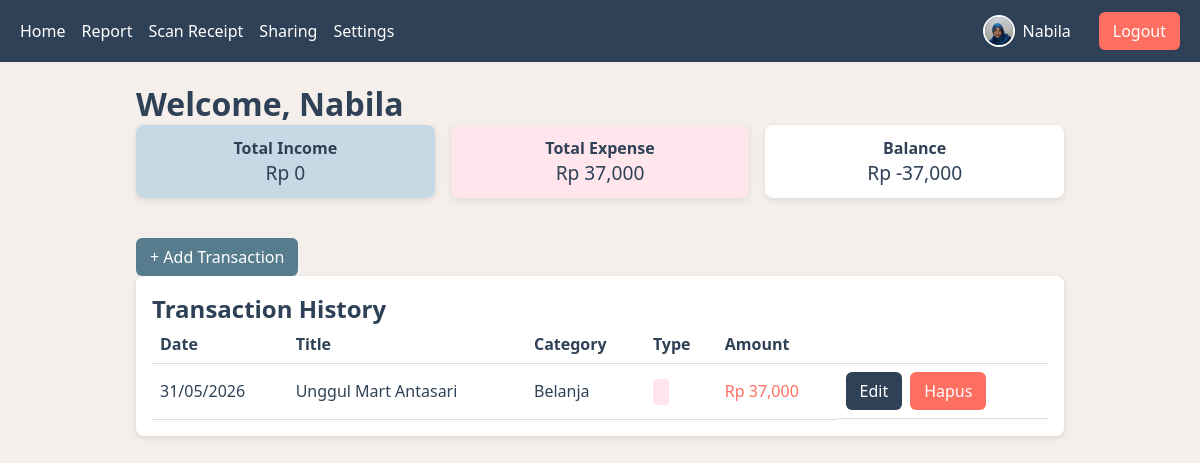
The app's page /index (signed in) with its own data.
### app.py (models this page shows)
class User(UserMixin, db.Model):
    id           = db.Column(db.Integer, primary_key=True)
    name         = db.Column(db.String(100), nullable=False)
    email        = db.Column(db.String(100), unique=True, nullable=False)
    password     = db.Column(db.String(200), nullable=False)
    photo        = db.Column(db.String(200), nullable=True)
    language     = db.Column(db.String(5),  default='id')
    theme        = db.Column(db.String(10), default='light')
    notif_popup  = db.Column(db.Boolean,    default=True)
    timezone     = db.Column(db.String(50), default='Asia/Jakarta')
    created_at   = db.Column(db.DateTime,   default=datetime.utcnow)
    transactions = db.relationship('Transaction', backref='user', lazy=True)

class Transaction(db.Model):
    id = db.Column(db.Integer, primary_key=True)
    title = db.Column(db.String(100))
    category = db.Column(db.String(50))
    type = db.Column(db.String(10))   # income / expense
    amount = db.Column(db.Integer)
    date = db.Column(db.DateTime)
    user_id = db.Column(db.Integer, db.ForeignKey('user.id'))

### app.py (the view)
@app.route('/index')
@login_required
def index():
    transactions = Transaction.query.filter_by(user_id=current_user.id).all()
    total_income  = sum(t.amount for t in transactions if t.type == 'income')
    total_expense = sum(t.amount for t in transactions if t.type == 'expense')
    balance       = total_income - total_expense
    budget_status = get_budget_status(current_user.id)
    budget        = Budget.query.filter_by(user_id=current_user.id).first()
    return render_template('index.html',
                           transactions=transactions,
                           total_income=total_income,
                           total_expense=total_expense,
                           balance=balance,
                           budget_status=budget_status,
                           budget=budget)

### app.py (called while the page is built, shortened)
@login_manager.user_loader
def load_user(user_id):
    return User.query.get(int(user_id))

@app.context_processor
def inject_translation():
    lang = current_user.language if current_user.is_authenticated else 'id'
    return dict(t=get_translation(lang))

def get_budget_status(user_id):
    budget = Budget.query.filter_by(user_id=user_id).first()
    if not budget:
        return None

### translations.py (called while the page is built)
def get_translation(lang='id'):
    return TRANSLATIONS.get(lang, TRANSLATIONS['id'])

### templates/index.html (shortened to what this page needs)
{% extends "base.html" %}
{% block content %}
<h1>{{ t['welcome'] }}, {{ current_user.name }}</h1>
<main>
    <div class="summary-grid">
        <div class="card summary-card income">
            <p class="label">{{ t['total_income'] }}</p>
            <p class="amount">Rp {{ "{:,.0f}".format(total_income) }}</p>
        </div>
        <div class="card summary-card expense">
            <p class="label">{{ t['total_expense'] }}</p>
            <p class="amount">Rp {{ "{:,.0f}".format(total_expense) }}</p>
        </div>
        <div class="card summary-card balance">
            <p class="label">{{ t['balance'] }}</p>
            <p class="amount">Rp {{ "{:,.0f}".format(balance) }}</p>
        </div>
    </div>
    <div class="action-bar">
        <a href="/add" class="btn btn-primary">{{ t['add_transaction'] }}</a>
    </div>
    <div class="card">
        <h2>{{ t['transaction_history'] }}</h2>
        {% if transactions %}
        <table>
            <thead>
                <tr>
                    <th>{{ t['date'] }}</th>
                    <th>{{ t['title'] }}</th>
                    <th>{{ t['category'] }}</th>
                    <th>{{ t['type'] }}</th>
                    <th>{{ t['amount'] }}</th>
                    <th>{{ t['actions'] }}</th>
                </tr>
            </thead>
            <tbody>
                {% for t in transactions %}
                <tr>
                    <td>{{ t.date.strftime('%d/%m/%Y') }}</td>
                    <td>{{ t.title }}</td>
                    <td>{{ t.category }}</td>
                    <td>
                        <span class="badge {{ 'badge-income' if t.type == 'income' else 'badge-expense' }}">
                        </span>
                    </td>
                    <td class="{{ 'text-income' if t.type == 'income' else 'text-expense' }}">
                        Rp {{ "{:,.0f}".format(t.amount) }}
                    </td>
                    <td style="display: flex; gap: 8px;">
                        <a href="/edit/{{ t.id }}" class="btn btn-edit">Edit</a>
<a href="/delete/{{ t.id }}" class="btn btn-danger"
   onclick="return confirm('Yakin mau hapus?')">Hapus</a>
                    </td>
                </tr>
                {% endfor %}
            </tbody>
        </table>
        {% else %}
            <p class="empty-msg">{{ t['no_transaction'] }}</p>
        {% endif %}
    </div>
</main>
{% endblock %}

### templates/base.html (shortened to what this page needs)
<!DOCTYPE html>
<html lang="{{ current_user.language if current_user.is_authenticated else 'id' }}">
<head>
  <link rel="stylesheet" href="{{ url_for('static', filename='style.css') }}">
  <link rel="stylesheet" href="https://cdnjs.cloudflare.com/ajax/libs/font-awesome/6.5.0/css/all.min.css">
</head>
<body data-theme="{{ current_user.theme if current_user.is_authenticated else 'light' }}">
  <nav class="navbar">
    <a href="{{ url_for('index') }}">{{ t['nav_home'] }}</a>
    <a href="{{ url_for('report') }}">{{ t['nav_report'] }}</a>
    <a href="{{ url_for('scan') }}">{{ t['nav_scan'] }}</a>
    <a href="{{ url_for('groups') }}">{{ t['nav_sharing'] }}</a>
    <a href="{{ url_for('settings') }}">{{ t['nav_settings'] }}</a>
    <span style="margin-left:auto; display:flex; align-items:center; gap:8px;">
      {% if current_user.is_authenticated %}
        {% if current_user.photo %}
          <img src="{{ url_for('static', filename='uploads/' + current_user.photo) }}"
               class="avatar">
        {% else %}
          <i class="fas fa-user-circle" style="font-size:32px;color:#888;"></i>
        {% endif %}
        {{ current_user.name }}
      {% endif %}
    </span>
    {% if current_user.is_authenticated %}
      <a href="{{ url_for('logout') }}" class="btn btn-danger">{{ t['nav_logout'] }}</a>
    {% endif %}
  </nav>
  <main class="container">
    {% block content %}{% endblock %}
  </main>
</body>
</html>

### static/style.css (style rules this page uses)
* { margin: 0; padding: 0; box-sizing: border-box; font-family: "Segoe UI", sans-serif; }
body[data-theme="light"] { background: #F5EFEB; color: #2F4156; }
.navbar { display: flex; align-items: center; gap: 16px; padding: 12px 20px; background: #2F4156; color: #fff; }
.navbar a { color: #fff; text-decoration: none; font-weight: 500; }
.navbar .btn { margin-left: 12px; }
.avatar { width: 32px; height: 32px; border-radius: 50%; object-fit: cover; border: 2px solid #fff; }
.container { max-width: 960px; margin: 20px auto; padding: 0 16px; }
.card { background: #FFFFFF; border-radius: 8px; padding: 16px; margin-bottom: 20px; box-shadow: 0 2px 6px rgba(0,0,0,0.1); }
.summary-grid { display: flex; gap: 16px; margin-bottom: 20px; }
.summary-card { flex: 1; padding: 12px; border-radius: 8px; text-align: center; }
.summary-card.income { background: #C8D9E6; }
.summary-card.expense { background: #FFE5EC; }
.summary-card.balance { background: #FFFFFF; }
.summary-card .label { font-weight: 600; }
.summary-card .amount { font-size: 1.2em; }
.btn { display: inline-block; padding: 8px 14px; border-radius: 6px; text-decoration: none; font-weight: 500; cursor: pointer; }
.btn-primary { background: #567C8D; color: #fff; }
.btn-danger { background: #FF6F61; color: #fff; }
.btn-edit { background: #2F4156; color: #fff; }
table { width: 100%; border-collapse: collapse; }
table th, table td { padding: 8px; border-bottom: 1px solid #ddd; }
table th { text-align: left; }
.badge { padding: 4px 8px; border-radius: 4px; font-size: 0.8em; }
.badge-expense { background: #FFE5EC; color: #B23A48; }
.text-expense { color: #FF6F61; }

### records on screen
User: photo (picture), name "Nabila"
Transaction: date "31/05/2026", title "Unggul Mart Antasari", category "Belanja", amount "37,000"

### other values on screen
{{ t['nav_home'] }} "Home"
{{ t['nav_report'] }} "Report"
{{ t['nav_scan'] }} "Scan Receipt"
{{ t['nav_sharing'] }} "Sharing"
{{ t['nav_settings'] }} "Settings"
{{ t['nav_logout'] }} "Logout"
{{ t['welcome'] }} "Welcome"
{{ t['total_income'] }} "Total Income"
{{ "{:,.0f}".format(total_income) }} "0"
{{ t['total_expense'] }} "Total Expense"
{{ "{:,.0f}".format(total_expense) }} "37,000"
{{ t['balance'] }} "Balance"
{{ "{:,.0f}".format(balance) }} "-37,000"
{{ t['add_transaction'] }} "+ Add Transaction"
{{ t['transaction_history'] }} "Transaction History"
